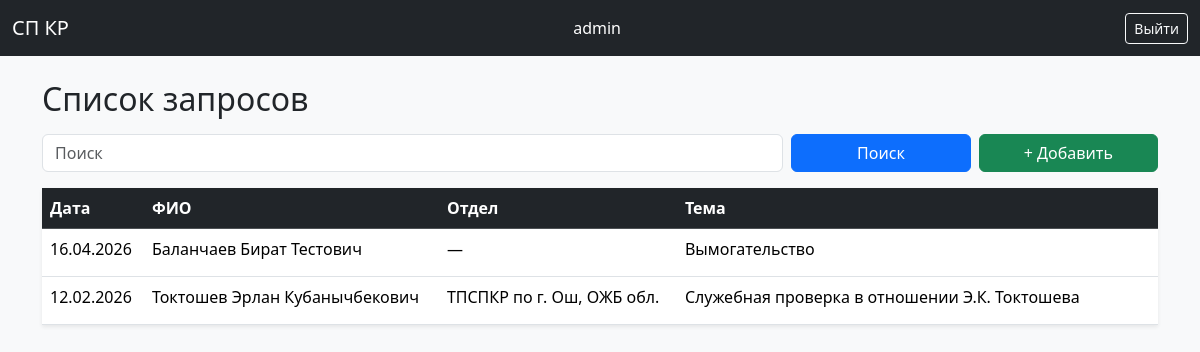
The app's page / (signed in) with its own data.
### core/models.py (models this page shows, shortened)
class Employee(models.Model):
    last_name = models.CharField("Фамилия", max_length=100)
    first_name = models.CharField("Имя", max_length=100)
    middle_name = models.CharField("Отчество", max_length=100, blank=True)
    position = models.CharField("Должность", max_length=100, blank=True)
    department = models.ForeignKey(
        Department,
        on_delete=models.PROTECT,
        verbose_name="Подраздел",
        null=True,
        blank=True,
    )
    phone_number = models.CharField("Номер телефона", max_length=20, blank=True)
    inf_name = models.CharField("Название", max_length=100, blank=True)
    inf_date = models.DateField("Дата заявки", null=True, blank=True)
    inf_source = models.CharField("Источник информации", max_length=100, blank=True)
    audit_subject = models.CharField("Субъект аудита", max_length=200, blank=True)
    inf_text = models.TextField("Информация", blank=True)
    inf_result = models.CharField("Результат", max_length=500, blank=True)
    created_at = models.DateTimeField("Дата создания", auto_now_add=True)

class Department(models.Model):
    name = models.CharField("Подраздел", max_length=100)

### core/views.py (the view)
# urls.py: path("", employee_list, name="employee_list"),
@login_required
def employee_list(request):
    employees = Employee.objects.all()
    query = request.GET.get("q", "")
    if query:
        employees = employees.filter(
            Q(last_name__icontains=query)
            | Q(first_name__icontains=query)
            | Q(middle_name__icontains=query)
        )
    return render(request, "core/employee_list.html", {"employees": employees, "query": query})

### core/templates/core/employee_list.html (shortened to what this page needs)
{% extends "base.html" %}
{% block content %}
<h2 class="mb-3">Список запросов</h2>
<form method="get" class="row g-2 mb-3">
    <div class="col-md-8">
        <input type="text"
               name="q"
               value="{{ query }}"
               class="form-control"
               placeholder="Поиск">
    </div>
    <div class="col-md-2">
        <button class="btn btn-primary w-100" type="submit">
            Поиск
        </button>
    </div>
    <div class="col-md-2">
        <a href="{% url 'employee_create' %}"
           class="btn btn-success w-100">
            + Добавить
        </a>
    </div>
</form>
<table class="table table-hover shadow-sm">
    <thead class="table-dark">
    <tr>
        <th>Дата</th>
        <th>ФИО</th>
        <th>Отдел</th>
        <th>Тема</th>
        <th class="text-center"></th>
    </tr>
    </thead>
    <tbody>
    {% for emp in employees %}
    <tr class="table-row"
        onclick="window.location='{% url 'employee_detail' emp.id %}'">
        <td>{{ emp.inf_date|date:"d.m.Y"|default:"—" }}</td>
        <td>
            {{ emp.last_name }} {{ emp.first_name }} {{ emp.middle_name }}
        </td>
        <td>{{ emp.department.name|default:"—" }}</td>
        <td>{{ emp.inf_name|default:"—" }}</td>
        <td class="text-center">
        </td>
    </tr>
    {% endfor %}
    </tbody>
</table>
{% endblock %}

### core/templates/base.html (shortened to what this page needs)
{% load static %}
<!DOCTYPE html>
<html lang="ru">
<head>
    <link href="https://cdn.jsdelivr.net/npm/bootstrap@5.3.2/dist/css/bootstrap.min.css"
          rel="stylesheet">
    <link href="{% static 'css/style.css' %}" rel="stylesheet">
</head>
<body class="bg-light">
<nav class="navbar navbar-dark bg-dark mb-4">
    <div class="container-fluid">
        <span class="navbar-brand">СП КР</span>
        {% if user.is_authenticated %}
        <span class="text-white me-3">
            {% if user.first_name or user.last_name %}
                {{ user.first_name }} {{ user.last_name }}
            {% else %}
                {{ user.username }}
            {% endif %}
        </span>
        <form method="post" action="{% url 'logout' %}" class="d-inline">
            <button type="submit" class="btn btn-outline-light btn-sm">
                Выйти
            </button>
        </form>
        {% endif %}
    </div>
</nav>
<div class="container">
    {% block content %}{% endblock %}
</div>
</body>
</html>

### static/css/style.css (style rules this page uses)
.table-row { cursor: pointer; }

### records on screen
Employee: inf_date "16.04.2026", last_name "Баланчаев", first_name "Бират", middle_name "Тестович", department.name "—", inf_name "Вымогательство"
Employee: inf_date "12.02.2026", last_name "Токтошев", first_name "Эрлан", middle_name "Кубанычбекович", department.name "ТПСПКР по г. Ош, ОЖБ обл.", inf_name "Служебная проверка в отношении Э.К. Токтошева"

### other values on screen
{{ user.username }} "admin"
